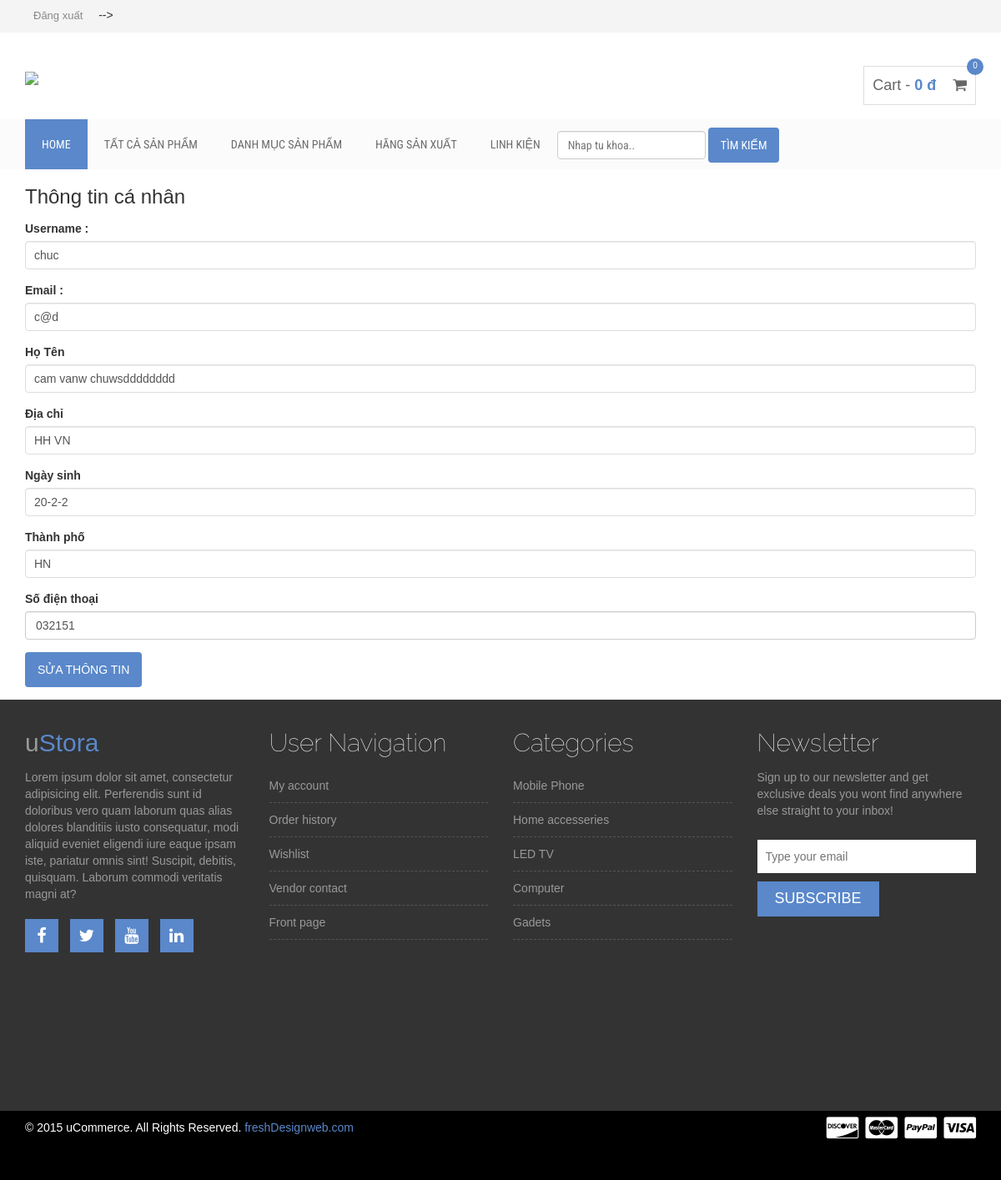
Screenshot of /profileuser.php (signed in) with the database file from the repository.
### tables this page shows
CREATE TABLE `user` (
  `id` int(11) NOT NULL,
  `username` varchar(30) NOT NULL,
  `password` varchar(200) NOT NULL,
  `address` varchar(300) DEFAULT 'unknow',
  `city` varchar(300) DEFAULT 'unknow',
  `dob` varchar(300) DEFAULT '2020-04-25',
  `phone` varchar(300) DEFAULT 'unknow',
  `full_name` varchar(300) DEFAULT 'unknow',
  `email` varchar(200) NOT NULL
);

### db.php (called while the page is built, shortened)
<?php
class DB
{
    public function __construct()
    {
        $this->db = new PDO(
            'mysql:host='
                . self::DB_HOST . ';dbname=' . self::DB_NAME,
            self::DB_USERNAME,
            self::DB_PASSWORD
        ) or die('Cannot connect to db');
        return $this->db;
    }
}

### models/users.php (called while the page is built, shortened)
<?php
require_once('C:/xampp/htdocs/Laptopcu/db.php');
class Users extends DB implements IModel
{
    public function __construct()
    {
        $this->db->setAttribute(PDO::ATTR_ERRMODE, PDO::ERRMODE_EXCEPTION);
    }
    function getById($id)
    {
        $rows = $this->db->query("SELECT * FROM " . self::tableName . " WHERE id= $id");
        foreach ($rows as $r) {
            $row  = $r;
        }
        return $r;
    }
}

### profileuser.php (the view, shortened to what this page needs)
<?php
include_once("inc/head.php");
include_once("inc/top.php");
require_once('./models/users.php');
?>
<?php
$result_check = '';
$users = new Users();
$id = $_SESSION['user_id'];
$user = $users->getByid($id);
?>
<body>
    <div class="container">
        <div class="d-flex justify-content-center h-100">
            <div class="card">
                <br>
                <div class="card-header">
                    <h3>Thông tin cá nhân <h3>
                </div>
                <div class="card-body">
                    <form method="post" action="">
                        <div class=" form-group">
                            <label for="">Username :</label>
                            <input type="text" name="username" class="form-control" value="<?php echo $user['username']; ?> " placeholder="username" required>
                        </div>
                        <div class="  form-group">
                            <label for="">Email :</label>
                            <input type="email" name="email" class="form-control" value="<?php if (isset($result_check) && $result_check == 'OK') echo $email;
                                                                                            else echo $user['email'] ?>" placeholder="email" required>
                        </div>
                        <div class="  form-group">
                            <label for="">Họ Tên</label>
                            <input type="text" value="<?php echo $user['full_name'] ?>" name="full_name" class="form-control" placeholder="Họ và tên">
                        </div>
                        <div class="  form-group">
                            <label for="">Địa chỉ</label>
                            <input type="text" value="<?php echo $user['address'] ?>" name="address" class="form-control" placeholder="Quận huyện tên đường, số nhà">
                        </div>
                        <div class="  form-group">
                            <label for="">Ngày sinh</label>
                            <input type="text" value="<?php echo $user['dob'] ?>" name="dob" class="form-control" placeholder="Ngày sinh">
                        </div>
                        <div class="  form-group">
                            <label for="">Thành phố </label>
                            <input type="text" name="city" value="<?php echo $user['city'] ?>" class="form-control" placeholder="Thành phố">
                        </div>
                        <div class="  form-group">
                            <label for="">Số điện thoại </label>
                            <input type="number" value="<?php echo $user['phone'] ?>" name="phone" class="form-control" placeholder="SĐT">
                        </div>
                        <div class="form-group">
                            <input type="submit" name="update" value="Sửa Thông Tin" class="btn float-right login_btn">
                        </div>
                    </form>
                </div>
            </div>
        </div>
    </div>
</body>
<?php
include_once("inc/footer.php");
?>

### css/style.css (style rules this page uses)
h1, h2, h3, h4, h5, h6 { margin: 0 0 15px; }
body { font-family: Arial, Helvetica, sans-serif; }
input[type="text"], input[type="password"], input[type="email"], textarea { border: 1px solid #ddd; padding: 10px; }
input[type="submit"], button[type=submit] { background: none repeat scroll 0 0 #5a88ca; border: medium none; color: #fff; padding: 11px 20px; text-transform: uppercase; }

### css/responsive.css (style rules this page uses)
@media only screen and (min-width: 992px) and (max-width: 1280px) { input[type="submit"], button[type="submit"] { padding: 11px 15px; } }

### rows the page displays
user: username "chuc", email "c@d", full_name "cam vanw chuwsdddddddd", address "HH VN", dob "20-2-2", city "HN", phone "032151"

### other values shown
$total "0"
count($cart) "0"
